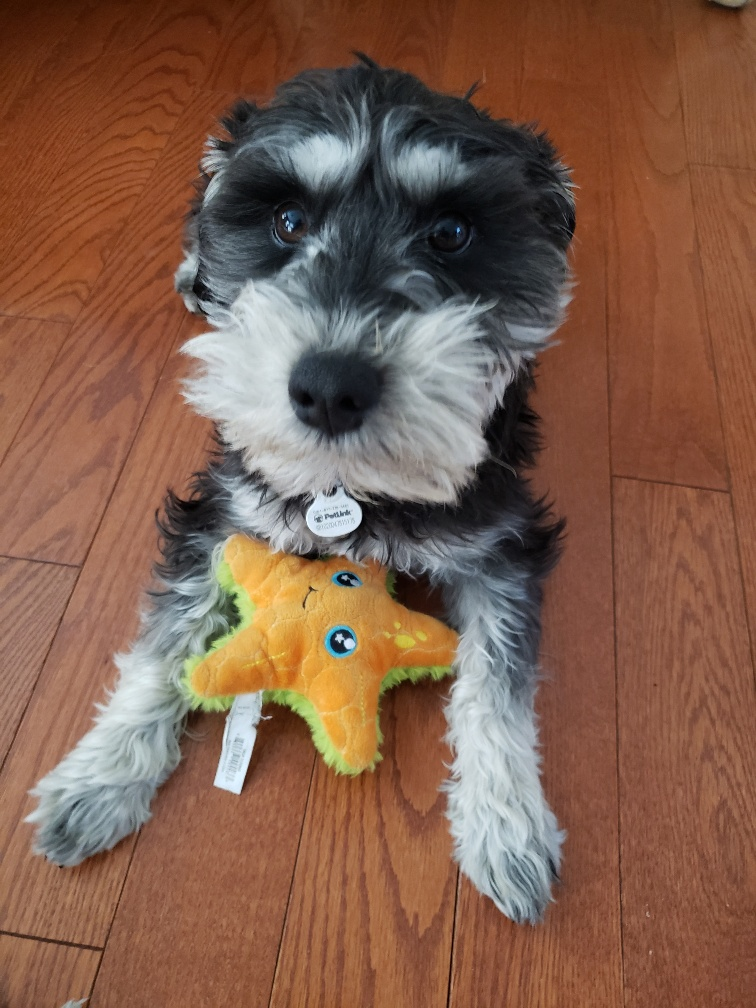
#> input picture Data/Dog.jpg, 756 x 1008 px, found by its file name
$ jupyter execute 2D-DWT.ipynb   (older library calls are emulated)
#> lines starting #> are read from the running program, lines starting #| are printed output that depends on the picture
[cell 1]
# This program is for the book "Digital Image Processing" by Dr. Mahmood Azimi-Sadjadi.
# Copyright Copyright (c) 2026 Yifan Yang and Dr. Mahmood Azimi-Sadjadi.
# Contact: mahmood.azimi-sadjadi@colostate.edu

# Give colab access to google drive

[cell 2]
# give colab access to google drive
from google.colab import drive
drive.mount('/content/drive')

#Load Peper Image and Plot It

[cell 3]
import scipy.io as sio
import numpy as np
import matplotlib.pyplot as plt

# image path
work_path = '/content/drive/MyDrive/DigitalImageProcessing/'

# load image
img = sio.loadmat(work_path + 'Data/peppers.mat')['peppers']
#> (reads Chapter 3 Background/Data/peppers.mat from the repository)

# plot image
plt.imshow(img,cmap='gray')
plt.axis('off');
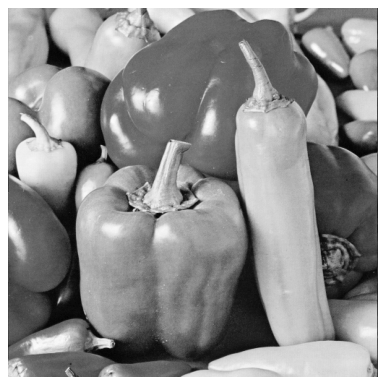
#> figure drawn by matplotlib, 1 panel

# Perform 2D-DWT on Peper Image

[cell 4]
import pywt

# take 2D-DWT
coeffs = pywt.dwt2(img, 'db4')
cA, (cH, cV, cD) = coeffs
coeffs_list = [cA, cH, cV, cD]

fig, ax = plt.subplots(2, 2, figsize=(8, 6))
fig.suptitle("2D-DWT", fontsize=16)
for i in range(2):
    for j in range(2):
        ax[i,j].imshow(coeffs_list[i*2+j], cmap='gray')
        # ax[i,j].axis('off')
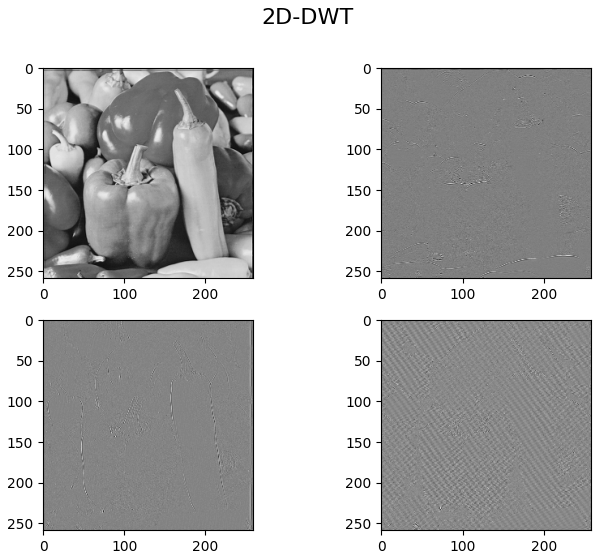
#> figure drawn by matplotlib, 4 panels

# Perform Inverse 2D-DWT

[cell 5]
# take 2D-iDCT
img_idwt = pywt.idwt2(coeffs, 'db4')

im = plt.imshow(img_idwt,cmap='gray')
plt.axis('off');

# Load Dog Image and Plot it

[cell 6]
from matplotlib import image
import numpy as np

# load image
img = image.imread(work_path + 'Data/Dog.jpg')
#> img is the input picture: shape (1008, 756, 3); mean R, G, B 128.8, 94.2, 76
img = np.transpose(img, (0,1,2))

# plot image
import matplotlib.pyplot as plt
plt.imshow(img)
plt.axis('off')

# Perform 2D-DCT

[cell 7]
import pywt
import cv2

# take 2D-DWT
coeffs = pywt.dwt2(img, 'db4',axes=(0,1))
cA, (cH, cV, cD) = coeffs
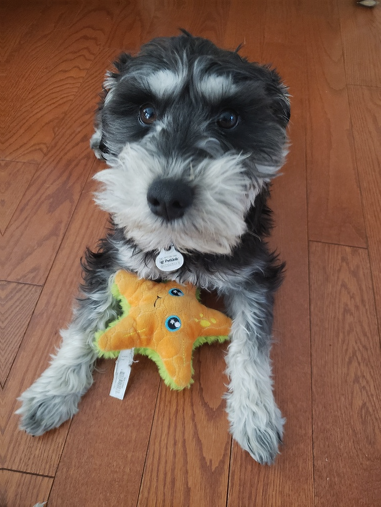
#> cA: shape (507, 381, 3) float64; mean of channels 0, 1, 2 257.3, 187.8, 151.3; drawn with min black and max white
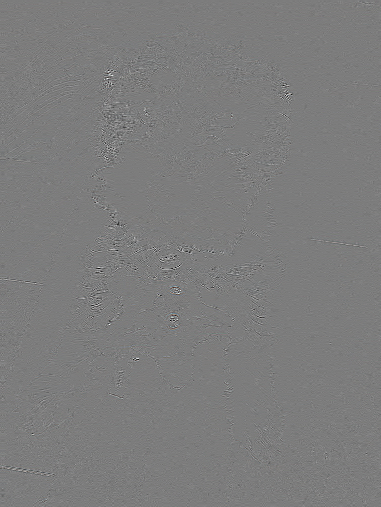
#> cH: shape (507, 381, 3) float64; mean of channels 0, 1, 2 0, 0, 0; drawn with min black and max white
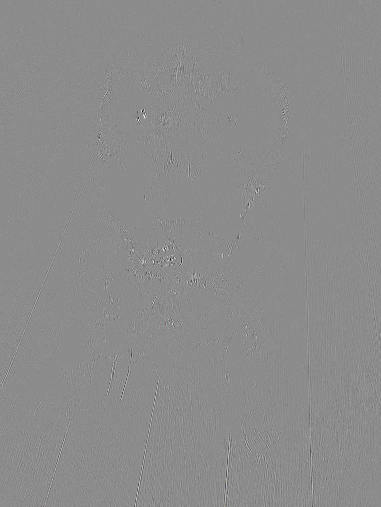
#> cV: shape (507, 381, 3) float64; mean of channels 0, 1, 2 0.1, 0, 0.1; drawn with min black and max white
coeffs_list = [cA, cH, cV, cD]

fig, ax = plt.subplots(2, 2, figsize=(8, 6))
fig.suptitle("2D-DWT", fontsize=16)
for i in range(2):
    for j in range(2):
        norm_image = cv2.normalize(coeffs_list[i*2+j], None,
                                   alpha = coeffs_list[i*2+j].min(),
                                   beta = coeffs_list[i*2+j].max(),
                                   norm_type = cv2.NORM_MINMAX,
                                   dtype = cv2.CV_32F).astype(np.uint8)
        ax[i,j].imshow(norm_image)
        # ax[i,j].axis('off')
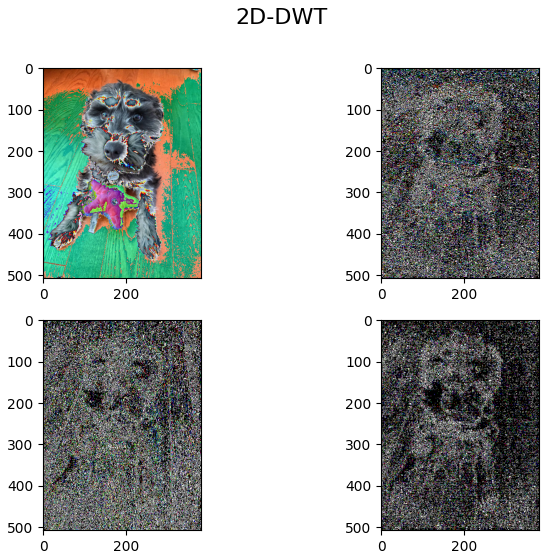
#> figure drawn by matplotlib, 4 panels

[cell 8]
fig, ax = plt.subplots(2, 2, figsize=(8, 6))
fig.suptitle("2D-DWT", fontsize=16)
for i in range(2):
    for j in range(2):
        norm_image = cv2.normalize(coeffs_list[i*2+j], None,
                                   alpha = 0,
                                   beta = 255,
                                   norm_type = cv2.NORM_MINMAX,
                                   dtype = cv2.CV_32F).astype('int')
        ax[i,j].imshow(norm_image)
        # ax[i,j].axis('off')
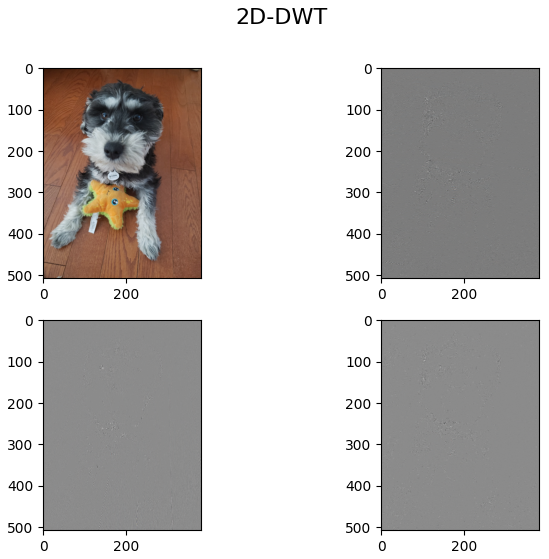
#> figure drawn by matplotlib, 4 panels

# Perform Inverse 2D-DCT

[cell 9]
# take 2D-iDWT
img_idwt = pywt.idwt2(coeffs, 'db4', axes=(0,1))

norm_image = cv2.normalize(img_idwt, None,
                           alpha = 0, beta = 255,
                           norm_type = cv2.NORM_MINMAX,
                           dtype = cv2.CV_32F).astype(np.uint8)
im = plt.imshow(norm_image)
plt.axis('off');

# Wavelet and Scaling Functions

Also refer to this link for MATLAB version: https://www.mathworks.com/help/wavelet/ref/dwtfilterbank.freqz.html

[cell 10]
import pywt
import numpy as np
import matplotlib.pyplot as plt
from scipy import signal

# Create wavelet and extract the filters
wavelet_name = 'db2'
wavelet = pywt.Wavelet(wavelet_name)
dec_lo1, dec_hi1, rec_lo1, rec_hi1 = wavelet.filter_bank

# 2nd-level
dec_lo2 = signal.convolve(dec_lo1, dec_lo1)
# dec_hi2 = signal.convolve(dec_hi, dec_hi)

# 3rd level
dec_lo3 = signal.convolve(dec_lo2, dec_lo2)


# Frequency responses
dec_lo_fr1 = np.abs(np.fft.rfft(dec_lo1, 128))
# dec_hi_fr1 = np.abs(np.fft.rfft(dec_hi1, 128))
dec_lo_fr2 = np.abs(np.fft.rfft(dec_lo2, 128))
# dec_hi_fr2 = np.abs(np.fft.rfft(dec_hi2, 128))
dec_lo_fr3 = np.abs(np.fft.rfft(dec_lo3, 128))


plt.figure(figsize=(8, 6))
plt.plot(dec_lo_fr1, label='1st-Level Low-pass')
# plt.plot(dec_hi_fr1, label='1st-Level High-pass')
plt.plot(dec_lo_fr2, label='2nd-Level Low-pass')
# plt.plot(dec_hi_fr2, label='2st-Level High-pass')
plt.plot(dec_lo_fr3, label='3rd-Level Low-pass')


plt.xlabel('Frequency (Hz)')
plt.ylabel('Magnitude')
plt.grid()
plt.legend()
plt.title('Frequency responses of {} decomposition filters'.format(wavelet_name))
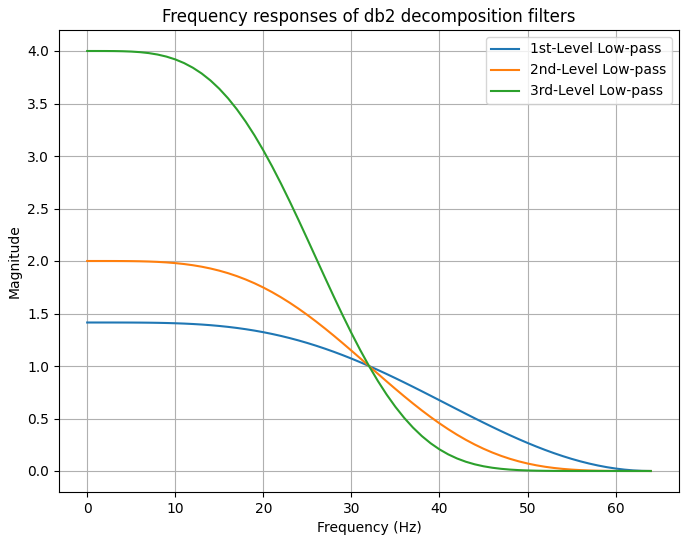
#> figure drawn by matplotlib, 1 panel; curve peaks at x = 0, y = 1.41; curve peaks at x = 0, y = 2; curve peaks at x = 0, y = 4

[cell 11]
import pywt
import numpy as np
import matplotlib.pyplot as plt
from scipy.signal import freqz
import math


'''
Note:
    phi: scaling function
    psi: wavelet function
    x: grid
'''

filtertype = 'db10'

# level-1 wavelet
[phi, psi, x] = pywt.Wavelet(filtertype).wavefun(level=1)
w, h = freqz(psi)
plt.plot(w, abs(h), label='Level 1 Wavelet')

# level-2 wavelet
[phi, psi, x] = pywt.Wavelet(filtertype).wavefun(level=2)
w, h = freqz(psi)
plt.plot(w, abs(h), label='Level 2 Wavelet')

# level-3 wavelet
[phi, psi, x] = pywt.Wavelet(filtertype).wavefun(level=3)
w, h = freqz(psi)
plt.plot(w, abs(h), label='Level 3 Wavelet')

w, h = freqz(phi)
plt.plot(w, abs(h), label='Level 3 Scaling')


# add figure details
xstick = np.linspace(0, math.pi, 4)
xstick_labels = [0, '$\\frac{\pi}{4}$', '$\\frac{\pi}{2}$', '$\pi$']

plt.xlabel('Normalized Frequency (Hz)')
# plt.xticks(ystick)
# plt.xticklabels(lam_beta, rotation='vertical')

plt.xticks(xstick, xstick_labels, fontsize=14)
plt.ylabel('Magnitude')
plt.grid(True)
plt.legend(loc='best')
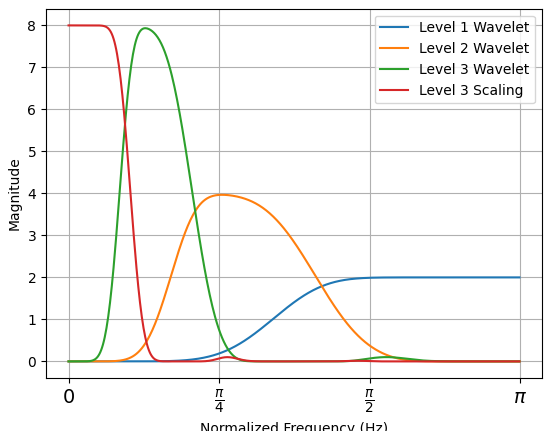
#> figure drawn by matplotlib, 1 panel; curve peaks at x = 3.05, y = 2; curve peaks at x = 1.07, y = 3.97; curve peaks at x = 0.534, y = 7.93
